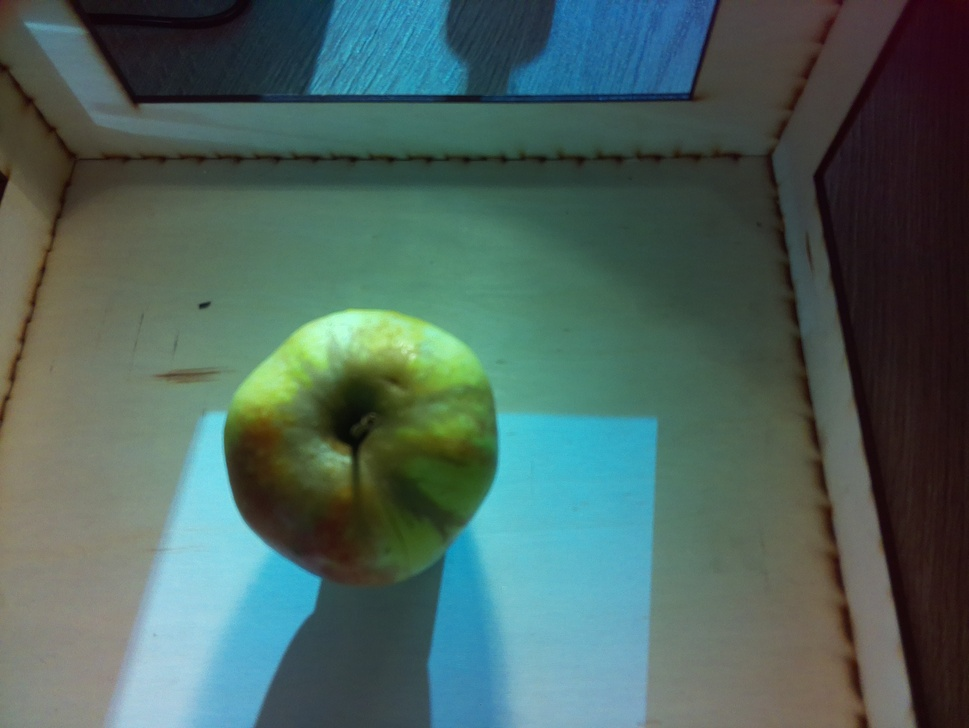
#> input picture images/received_6.jpg, 969 x 728 px, shrunk from 3280 x 2464 before the run
$ python enhanced_processing.py
#> lines starting #> are read from the running program, lines starting #| are printed output that depends on the picture
import cv2
import numpy as np
from datetime import datetime

def apply_enhancements(image):
    # Create copies for different enhancements
    enhanced = image.copy()

    # 1. Sharpening using unsharp masking
    gaussian = cv2.GaussianBlur(enhanced, (0, 0), 1.0)
    enhanced = cv2.addWeighted(enhanced, 1.0, gaussian, -0.5, 0)

    # 2. Enhance contrast using CLAHE (Contrast Limited Adaptive Histogram Equalization)
    if len(image.shape) == 3:  # Color image
        lab = cv2.cvtColor(enhanced, cv2.COLOR_BGR2LAB)
        l, a, b = cv2.split(lab)
        clahe = cv2.createCLAHE(clipLimit=3.0, tileGridSize=(8, 8))
        l = clahe.apply(l)
        enhanced = cv2.cvtColor(cv2.merge([l, a, b]), cv2.COLOR_LAB2BGR)

    # 3. Slight color enhancement
    enhanced = cv2.convertScaleAbs(enhanced, alpha=1.1, beta=5)

    return enhanced

def crop_and_enhance_image(image_path):
    # print(f"Current Date and Time (UTC - YYYY-MM-DD HH:MM:SS formatted): {datetime.utcnow().strftime('%Y-%m-%d %H:%M:%S')}")
    # print(f"Current User's Login: MananCoder29")

    # Read the image
#> called with image_path = 'images/received_6.jpg'
    img = cv2.imread(image_path)
#> img is the input picture: shape (728, 969, 3); mean B, G, R 94.1, 100.5, 76.4
    if img is None:
        print(f"Error: Could not read image from {image_path}")
        return
    cv2.imshow('Original', img)
    height, width = img.shape[:2]
#> height = 728; width = 969
    print(f"\nOriginal image size: {width}x{height}")
#| Original image size: 969x728

    # [7 lines of commented-out code are left out]
    top_margin = int(height * 0.42)     # 47% from top
#> top_margin = 305
    bottom_margin = int(height * 0.1)   # 13% from bottom
#> bottom_margin = 72
    left_margin = int(width * 0.2)      # 20% from left
#> left_margin = 193
    right_margin = int(width * 0.45)     # 48% from right
#> right_margin = 436

    # Perform crop
    crop = img[top_margin:height-bottom_margin, left_margin:width-right_margin]
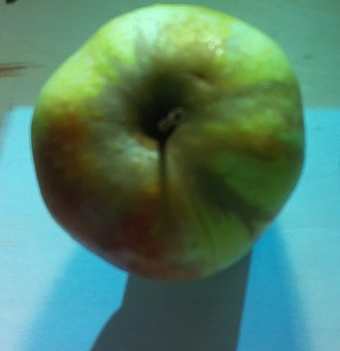
#> crop: shape (351, 340, 3); mean B, G, R 108.5, 130.1, 82.7
    height_crop, width_crop = crop.shape[:2]
#> height_crop = 351; width_crop = 340
    print(f"\nOriginal image size: {width_crop}x{height_crop}")
#| Original image size: 340x351

    # Apply enhancements
    enhanced = apply_enhancements(crop)
#> in apply_enhancements, `enhanced = cv2.addWeighted(enhanced, 1.0, gaussian, -0.5, 0)`:
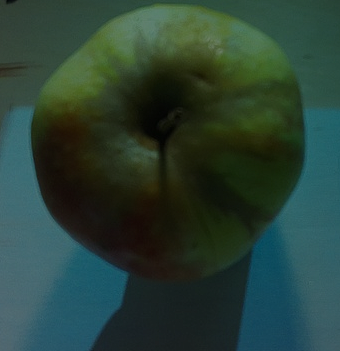
#> enhanced: shape (351, 340, 3); mean B, G, R 54.2, 65, 41.4
#> in apply_enhancements, `lab = cv2.cvtColor(enhanced, cv2.COLOR_BGR2LAB)`: lab: shape (351, 340, 3); mean of channels 0, 1, 2 64.1, 117.7, 131.7
#> in apply_enhancements, `l, a, b = cv2.split(lab)`:
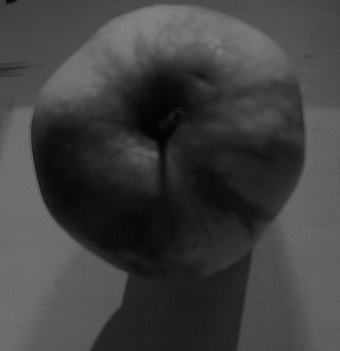
#> l: shape (351, 340); min 2, max 132, mean 64.1
#> in apply_enhancements, `l, a, b = cv2.split(lab)`:
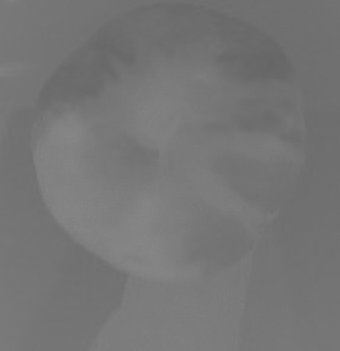
#> a: shape (351, 340); min 101, max 135, mean 117.7
#> in apply_enhancements, `l, a, b = cv2.split(lab)`:
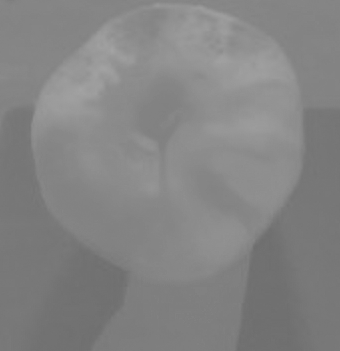
#> b: shape (351, 340); min 110, max 163, mean 131.7
#> in apply_enhancements, `l = clahe.apply(l)`:
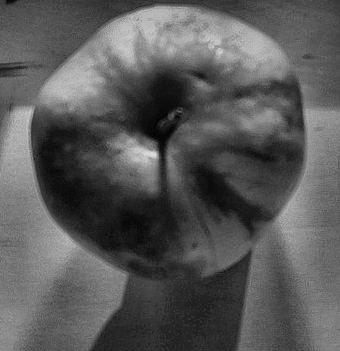
#> l: shape (351, 340); min 3, max 223, mean 89
#> in apply_enhancements, `enhanced = cv2.convertScaleAbs(enhanced, alpha=1.1, beta=5)`:
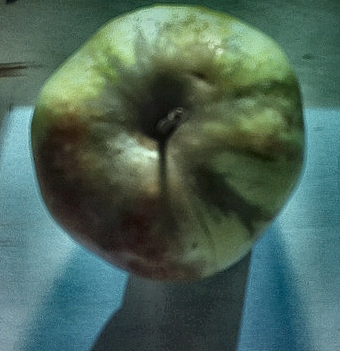
#> enhanced: shape (351, 340, 3); mean B, G, R 90.1, 102.3, 76.1

    # Display all versions

    cv2.imshow('Cropped', crop)
    # cv2.imshow('Enhanced', enhanced)

    # Save enhanced version
    output_path = "cropped_" + image_path.split('/')[-1]
    cv2.imwrite(output_path, crop)
    print(f"\nEnhanced image saved as: {output_path}")

    print("\nEnhancements applied:")
    print("1. Sharpening using unsharp masking")
    print("2. Contrast enhancement using CLAHE")
    print("3. Slight color boost")

    # cv2.imwrite("final_" + image_path.split('/')[-1], enhanced)
    print("Saved final version!")
    cv2.destroyAllWindows()
    # [8 lines of commented-out code are left out]

if __name__ == "__main__":
    image_path = "images/received_6.jpg"
    crop_and_enhance_image(image_path)

$ run again, with images/received_2.jpg copied over images/received_6.jpg
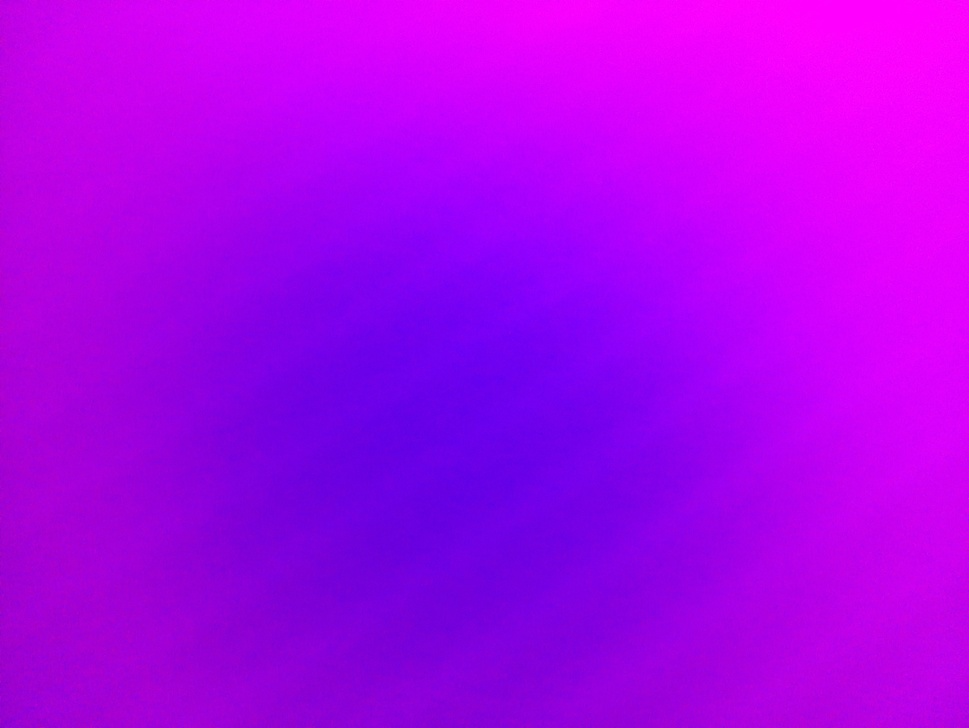
#> input picture images/received_2.jpg, 969 x 728 px, shrunk from 3280 x 2464 before the run
#> in crop_and_enhance_image, img is the input picture: shape (728, 969, 3); mean B, G, R 236.5, 1.3, 170.9
#| Original image size: 969x728
#| Original image size: 340x351
#> lab: shape (351, 340, 3); mean of channels 0, 1, 2 41.6, 174.1, 78.5
#> in apply_enhancements, `l, a, b = cv2.split(lab)`:
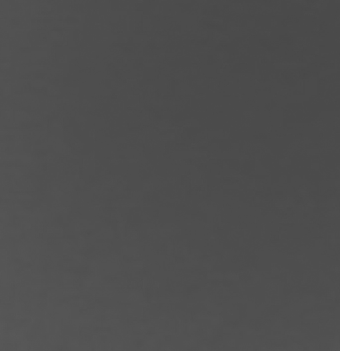
#> b: shape (351, 340); min 72, max 89, mean 78.5
#> in apply_enhancements, `enhanced = cv2.convertScaleAbs(enhanced, alpha=1.1, beta=5)`:
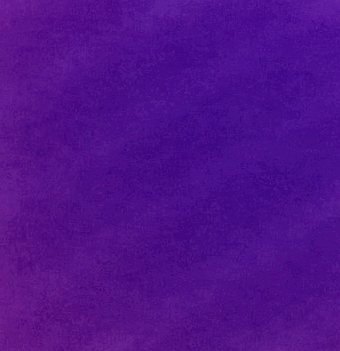
#> enhanced: shape (351, 340, 3); mean B, G, R 138.4, 16.8, 79.8

$ run again, with images/received_3.jpg copied over images/received_6.jpg
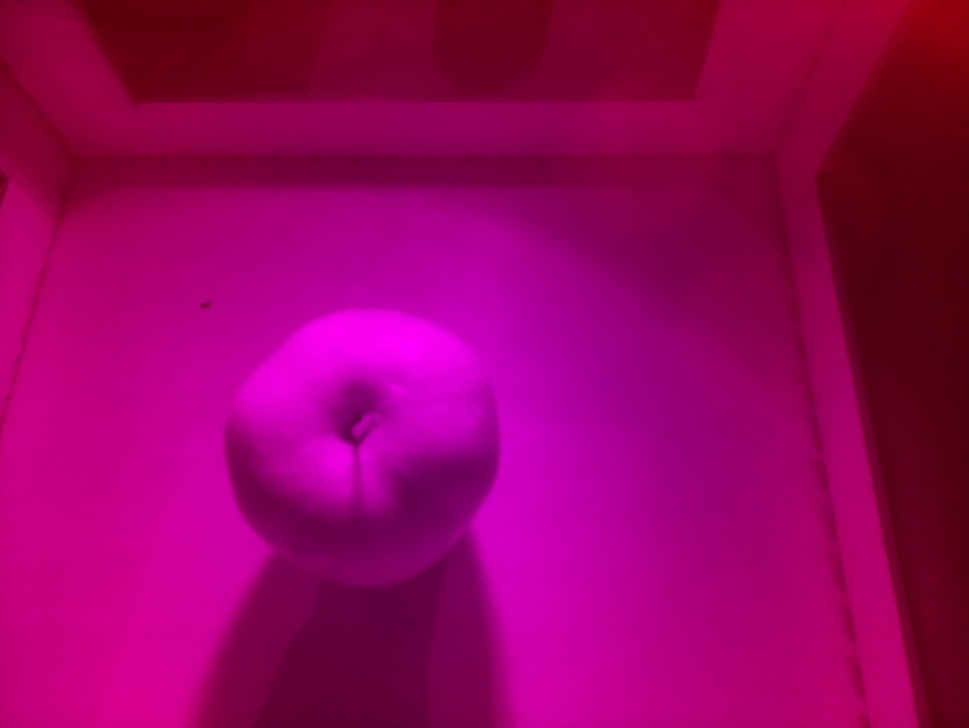
#> input picture images/received_3.jpg, 969 x 728 px, shrunk from 3280 x 2464 before the run
#> in crop_and_enhance_image, img is the input picture: shape (728, 969, 3); mean B, G, R 96.2, 0.3, 152.4
#| Original image size: 969x728
#| Original image size: 340x351
#> lab: shape (351, 340, 3); mean of channels 0, 1, 2 44.5, 169.8, 109.1
#> in apply_enhancements, `l = clahe.apply(l)`:
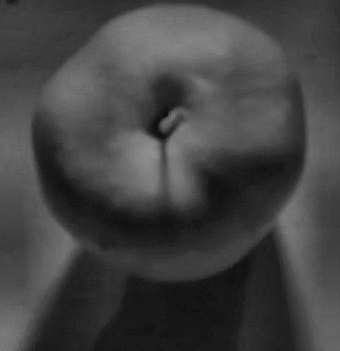
#> l: shape (351, 340); min 12, max 145, mean 66.7
#> in apply_enhancements, `enhanced = cv2.convertScaleAbs(enhanced, alpha=1.1, beta=5)`:
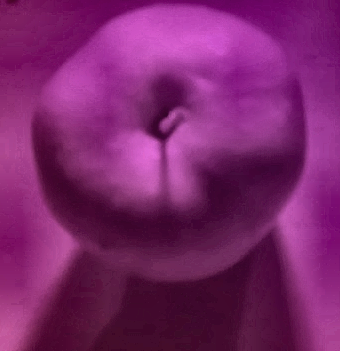
#> enhanced: shape (351, 340, 3); mean B, G, R 106.9, 36.5, 124.4
